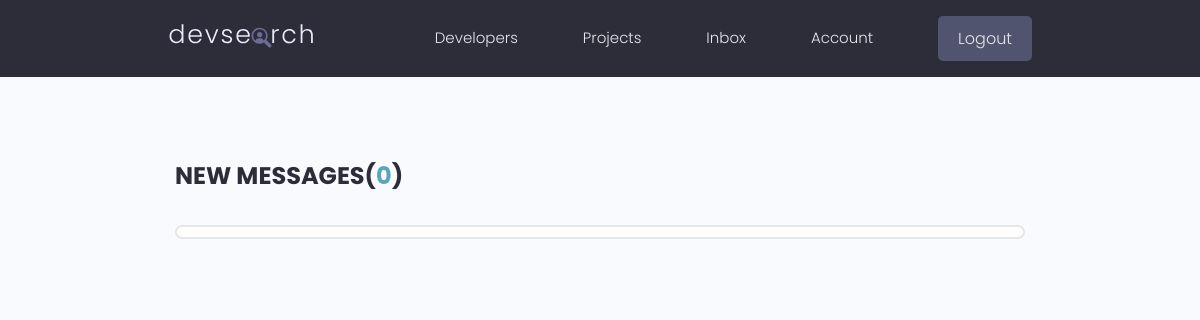
The app's page /inbox/ (signed in), older data.
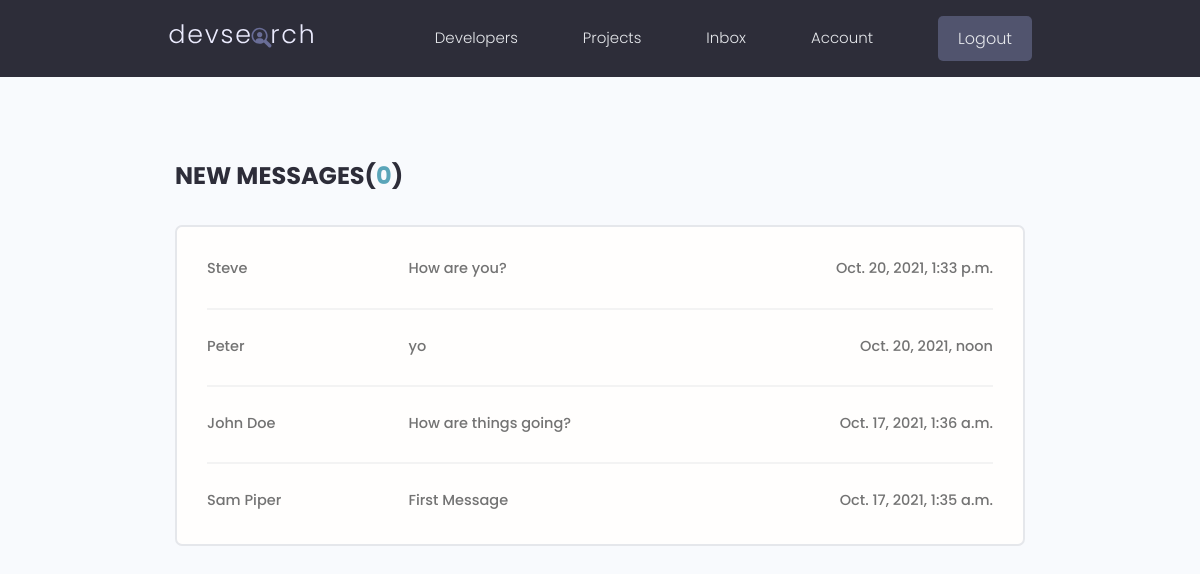
The same page, newer data.
### users/models.py (models this page shows, shortened)
class Message(models.Model):
    sender = models.ForeignKey(Profile, on_delete=models.SET_NULL, null=True, blank=True)
    recipient = models.ForeignKey(Profile, on_delete=models.SET_NULL, null=True, blank=True, related_name="messages")
    name = models.CharField(max_length=200, null=True, blank=True)
    email = models.EmailField(max_length=200, null=True, blank=True)
    subject = models.CharField(max_length=200, null=True, blank=True)
    body = models.TextField()
    is_read = models.BooleanField(default=False, null=True)
    created = models.DateTimeField(auto_now_add=True)
    id = models.UUIDField(default=uuid.uuid4, unique=True, primary_key=True, editable=False)
    class Meta:
        ordering = ['is_read', '-created']

### users/views.py (the view)
# urls.py: path('inbox/', views.inbox, name="inbox"),
@login_required(login_url='login')
def inbox(request):
    profile = request.user.profile
    messageRequests = profile.messages.all()
    unreadCount = messageRequests.filter(is_read=False).count()
    context = {'messageRequests': messageRequests, 'unreadCount': unreadCount}
    return render(request, 'users/inbox.html', context)

### users/templates/users/inbox.html
{% extends 'main.html' %}
{% block content %}
  <main class="inbox my-xl">
    <div class="content-box">
      <h3 class="inbox__title">New Messages(<span>{{unreadCount}}</span>)</h3>
      <ul class="messages">
        {% for message in messageRequests %}
        {% if message.is_read == False %}
        <li class="message message--unread">
          {% else %}
          <li class="message">
            {% endif %}
          <a href="{% url 'message' message.id %}">
            <span class="message__author">{{message.name}}</span>
            <span class="message__subject">{{message.subject}}</span>
            <span class="message__date">{{message.created}}</span>
          </a>
        </li>
     {% endfor %}
      </ul>
    </div>
  </main>
{% endblock content %}

Row changes from the older to the newer data that the page shows:
added Message: name "Steve", subject "How are you?", created "Oct. 20, 2021, 1:33 p.m."
added Message: name "Peter", subject "yo", created "Oct. 20, 2021, noon"
added Message: name "John Doe", subject "How are things going?", created "Oct. 17, 2021, 1:36 a.m."
added Message: name "Sam Piper", subject "First Message", created "Oct. 17, 2021, 1:35 a.m."
